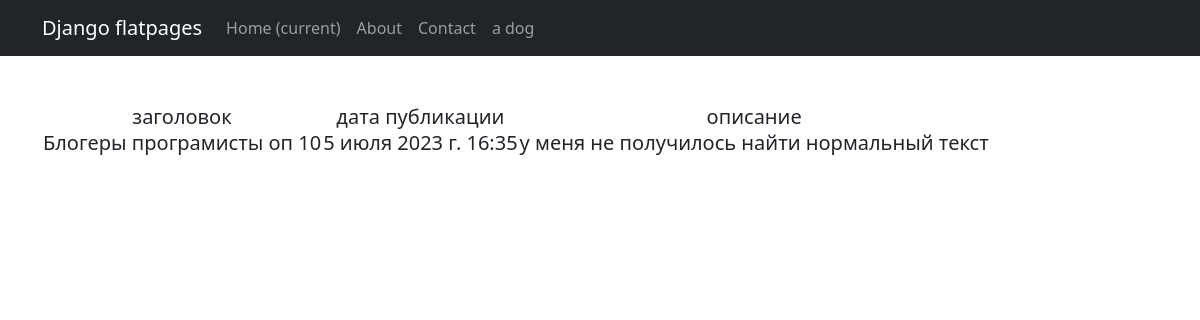
The page /news/1 (signed in) on the database its author committed.
### news/models.py (models this page shows, shortened)
class Post(models.Model):
    Article = "AR"
    New = "NW"
    POSICHEN = [
        (Article, "статья"),
        (New, "новость")
    ]
    post_Author = models.ForeignKey(Author, on_delete=models.CASCADE)
    WIT = models.CharField(max_length=2, choices=POSICHEN)
    data_time = models.DateTimeField(auto_now_add=True)
    category = models.ManyToManyField(Category, through='PostCategory')
    header = models.CharField(max_length=50)
    text = models.TextField(max_length=3000)
    raiting = models.IntegerField(default=0)

### news/views.py (the view)
# urls.py: path('<int:pk>', NewDetail.as_view()),
class NewDetail(LoginRequiredMixin, DetailView):
    model = Post
    template_name = 'new.html'
    context_object_name = 'new'

### templates/new.html (shortened to what this page needs)
{% extends 'flatpages/default.html' %}
{% block content %}
<h5><table>
    <tr>
        <td>заголовок</td>
        <td>дата публикации</td>
        <td>описание</td>
    </tr>
    <tr>
        <td>{{ new.header }}</td>
        <td>{{ new.data_time }}</td>
        <td>{{ new.text }}</td>
    </tr>
</table></h5>
{% endblock content %}

### rows shown on the page
Post: header "Блогеры програмисты оп 10", data_time "5 июля 2023 г. 16:35", text "у меня не получилось найти нормальный текст"
